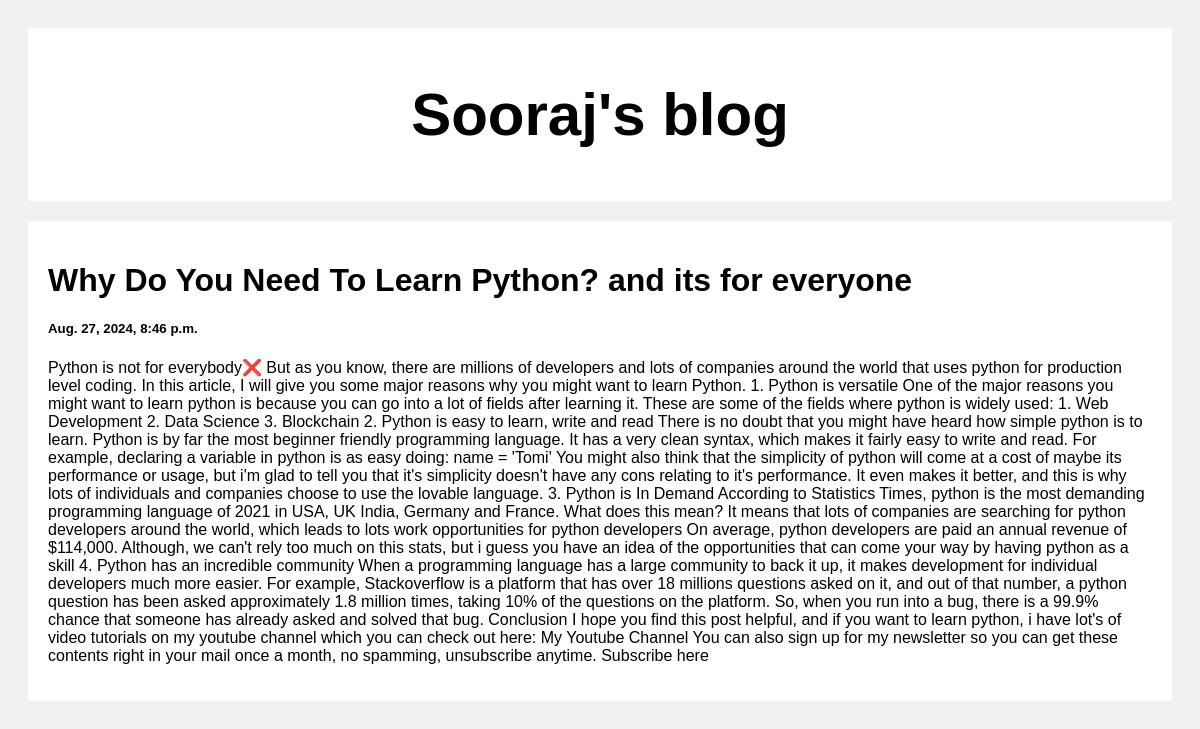
Screenshot of /post/2 with the database file from the repository.
### posts/models.py (models this page shows)
class post(models.Model):
    title = models.CharField(max_length=100)
    body = models.CharField(max_length=1000000)
    created_at = models.DateTimeField(default= datetime.now, blank=True )

### posts/views.py (the view)
# urls.py: path('', include('posts.urls'))
def posts(request, pk):
    posts = post.objects.get(id=pk)
    return render(request, 'posts.html', {'posts' : posts})

### templates/posts.html (shortened to what this page needs)
<!DOCTYPE html>
<html>
<head>
</head>
<body>
<div class="header">
  <h2>Sooraj's blog</h2>
</div>
<div class="row">
  <div class="leftcolumn">
    <div class="card">
        <h1>{{posts.title}}</h1>
        <h5>{{posts.created_at}}</h5>
        <p>{{posts.body}}</p>
    </div>
  </div>
</div>
</body>
</html>

### templates/posts.html (style rules this page uses)
* { box-sizing: border-box; }
body { font-family: Arial; padding: 20px; background: #f1f1f1; }
.header { padding: 2px; font-size: 40px; text-align: center; background: white; }
.leftcolumn { float: left; width: 100%; }
.card { background-color: white; padding: 20px; margin-top: 20px; }
.row:after { content: ""; display: table; clear: both; }

### rows the page displays
post: title "Why Do You Need To Learn Python? and its for everyone", created_at "Aug. 27, 2024, 8:46 p.m.", body "Python is not for everybody❌ But as you know, there are millions of developers and lots of companies around the world that uses python for production level coding. In this article, I will give you some major reasons why you might want to learn Python. 1. Python is versatile One of the major reasons you might want to learn python is because you can go into a lot of fields after learning it. These are some of the fields where python is widely used: 1. Web Development 2. Data Science 3. Blockchain 2. Python is easy to learn, write and read There is no doubt that you might have heard how simple python is to learn. Python is by far the most beginner friendly programming language. It has a very…"
